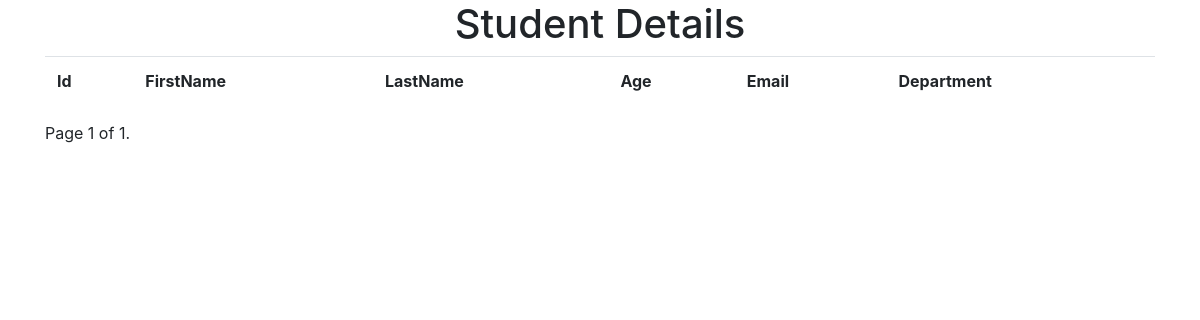
Before: / with the older database file.
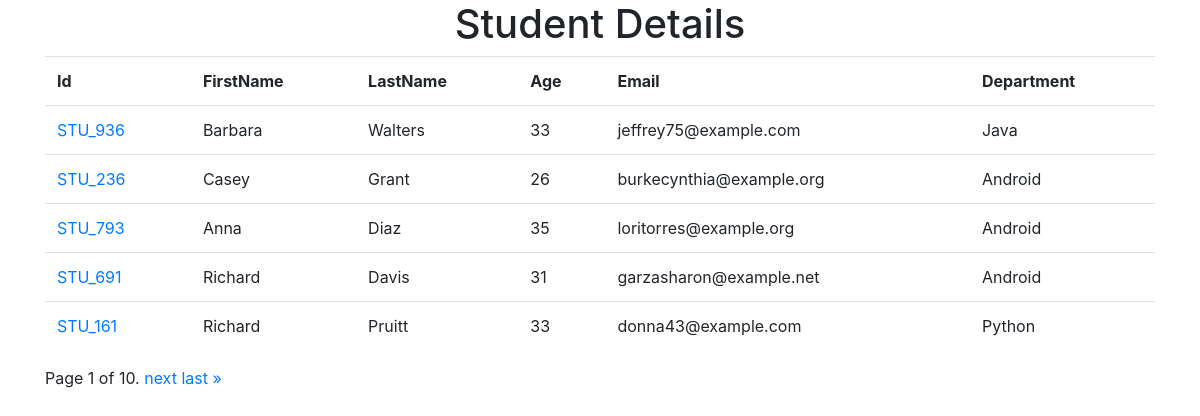
After: the same page with the newer database file.
### studentapp/models.py (models this page shows)
class Student(models.Model):
    dept = models.ForeignKey(Department, on_delete=models.CASCADE)
    student_id = models.OneToOneField(StudentId, on_delete=models.CASCADE)
    firstname = models.CharField(max_length=50)
    lastname = models.CharField(max_length=50)
    age = models.IntegerField()
    email=models.CharField(max_length=50)

class StudentId(models.Model):
    student_id = models.CharField(max_length=20)

class Department(models.Model):
    deptname = models.CharField(max_length=50)

### studentapp/views.py (the view)
# urls.py: path("",index,name="index"),
def index(request):
    studentData = Student.objects.all()
    paginator = Paginator(studentData, 5)
    page_number = request.GET.get("page")
    page_obj = paginator.get_page(page_number)
    return render(request, 'index.html',{"studentData":page_obj})

### templates/index.html (shortened to what this page needs)
<!DOCTYPE html>
<html lang="en">
<head>
    <link rel="stylesheet" href="https://cdn.jsdelivr.net/npm/bootstrap@4.4.1/dist/css/bootstrap.min.css"
>
</head>
<body>
    <div class="container">
        <div class="row">
            <div class="col-12">
                <h1 align="center">Student Details</h1>
                <table class="table">
                    <tr>
                        <th>Id</th>
                        <th>FirstName</th>
                        <th>LastName</th>
                        <th>Age</th>
                        <th>Email</th>
                        <th>Department</th>
                    </tr>
                    {%for i in studentData%}
                    <tr>
                        <td><a href="{%url 'marks' i.student_id.student_id%}">{{i.student_id.student_id}}</a></td>
                        <td>{{i.firstname}}</td>
                        <td>{{i.lastname}}</td>
                        <td>{{i.age}}</td>
                        <td>{{i.email}}</td>
                        <td>{{i.dept.deptname}}</td>
                    </tr>
                    {%endfor%}
                </table>
                <div class="pagination">
                    <span class="step-links">
                        <span class="current">
                            Page {{ studentData.number }} of {{ studentData.paginator.num_pages }}.
                        </span>
                        {% if studentData.has_next %}
                        <a href="?page={{ studentData.next_page_number }}">next</a>
                        <a href="?page={{ studentData.paginator.num_pages }}">last &raquo;</a>
                        {% endif %}
                    </span>
                </div>
            </div>
        </div>
    </div>
</body>
</html>

Changed rows visible on the page:
added Student: student_id.student_id "STU_936", firstname "Barbara", lastname "Walters", age "33", email "jeffrey75@example.com", dept.deptname "Java"
added Student: student_id.student_id "STU_236", firstname "Casey", lastname "Grant", age "26", email "burkecynthia@example.org", dept.deptname "Android"
added Student: student_id.student_id "STU_793", firstname "Anna", lastname "Diaz", age "35", email "loritorres@example.org", dept.deptname "Android"
added Student: student_id.student_id "STU_691", firstname "Richard", lastname "Davis", age "31", email "garzasharon@example.net", dept.deptname "Android"
added Student: student_id.student_id "STU_161", firstname "Richard", lastname "Pruitt", age "33", email "donna43@example.com", dept.deptname "Python"
Other visible differences:
{{ studentData.paginator.num_pages }}: "1" → "10"
text now shown: "next last »"
